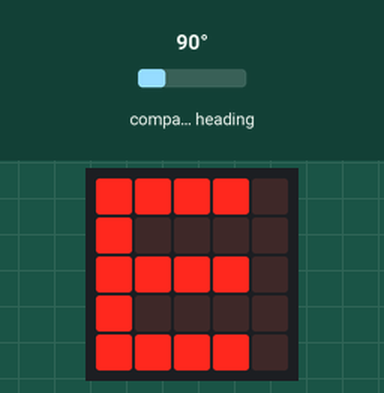
Recording of a program running on a simulated BBC micro:bit (MakeCode). On the bench: the board's 5×5 LED display. The inputs (shaded band) are chosen by the test bench; at power-on: compass heading 90°. The compass is already calibrated.

Above: at 1.2 s.
1.3 s: compass heading set to 48°
2.8 s: compass heading set to 39°
At 3.7 s:
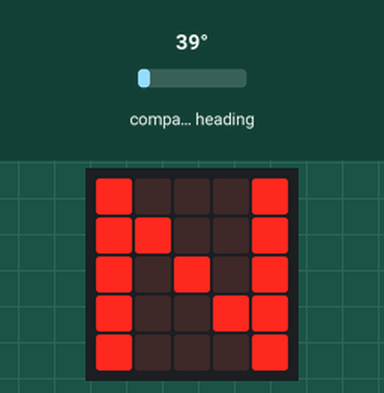
4.4 s: compass heading set to 180°
At 5.5 s:
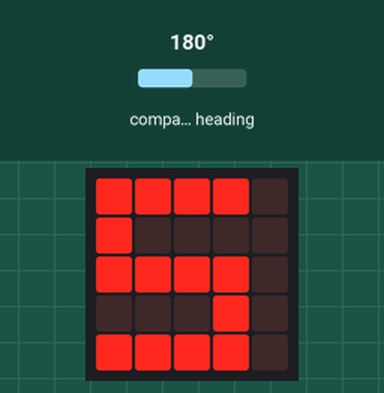
6.1 s: compass heading set to 218°
7.6 s: compass heading set to 228°
At 9.1 s:
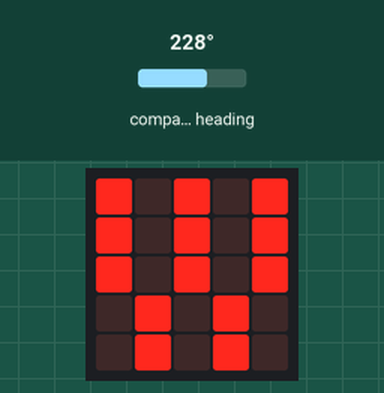
9.4 s: compass heading set to 7°
At 11.1 s:
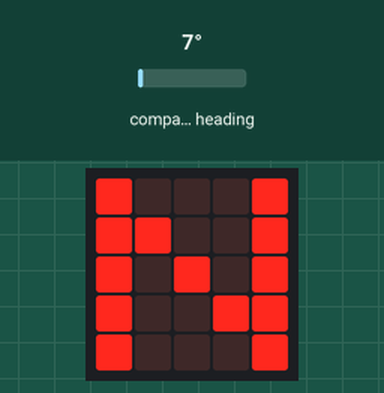
Timing chart, 0 to 12.1 s (numbered marks = the images above; inputs shaded):
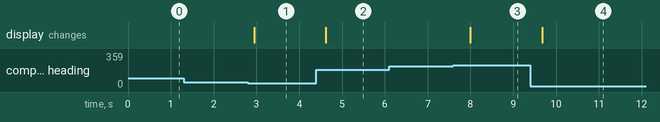

Measured:
- the behaviour switches between 45 and 44° on compass heading (found by bisection; images 0 and 1)
- the behaviour switches between 224 and 225° on compass heading (found by bisection; images 2 and 3)
- after the input at 1.3 s, every drawn part: stays the same
- after the input at 2.8 s, the display: changes after 0.14 s (image 1)
- after the input at 4.4 s, the display: changes after 0.22 s (image 2)
- after the input at 6.1 s, every drawn part: stays the same
- after the input at 7.6 s, the display: changes after 0.39 s (image 3)
- after the input at 9.4 s, the display: changes after 0.27 s (image 4)

The program:

main.ts
```typescript
basic.forever(function () {
    if (input.compassHeading() < 45) {
        basic.showLeds(`
            # . . . #
            # # . . #
            # . # . #
            # . . # #
            # . . . #
            `)
    } else if (input.compassHeading() < 135) {
        basic.showLeds(`
            # # # # .
            # . . . .
            # # # # .
            # . . . .
            # # # # .
            `)
    } else if (input.compassHeading() < 225) {
        basic.showLeds(`
            # # # # .
            # . . . .
            # # # # .
            . . . # .
            # # # # .
            `)
    } else if (input.compassHeading() < 315) {
        basic.showLeds(`
            # . # . #
            # . # . #
            # . # . #
            . # . # .
            . # . # .
            `)
    } else {
        basic.showLeds(`
            # . . . #
            # # . . #
            # . # . #
            # . . # #
            # . . . #
            `)
    }
})
```

test.ts
```typescript
// テストはここに来ます。このパッケージが拡張機能として使用されるときにはコンパイルされません。
```
